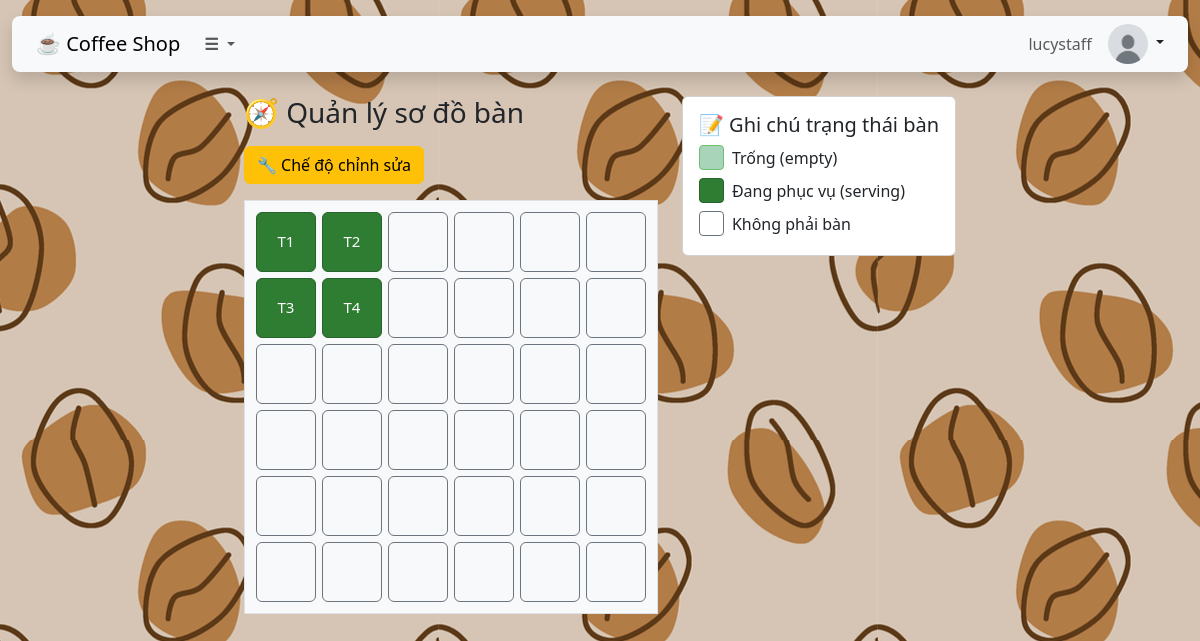
Screenshot of /TableController/manageTableLayout (signed in) with the database file from the repository.
### tables this page shows
CREATE TABLE TableLayout (
    layoutPosition VARCHAR(10) PRIMARY KEY NOT NULL,  
    tableNumber VARCHAR(10) NOT NULL,
    status ENUM('empty', 'serving', 'inactive') DEFAULT 'empty' NOT NULL
);

### core/Controller.php (called while the page is built, shortened)
<?php
class Controller {
    public function model($modelName) {
        return new $modelName;
    }
    public function view($viewPath, $data = []) {
        require_once __DIR__ . '/../app/views/' . $viewPath . '.php';
    }
}

### app/controllers/TableController.php (called while the page is built, shortened)
<?php
    class TableController extends Controller {
        public function manageTableLayout() {
            $tableModel = $this->model('Table');
            $positions = $tableModel->getAllLayout();
            $this->view('staff/manage_table_layout', ['table' => $positions]);
        }
    }
?>

### core/Database.php (called while the page is built, shortened)
<?php
class Database {
    private $host = "localhost";
    private $user = "root";
    private $pass = "";
    private $dbname = "coffee_shop";
    private $dbh;
    private $stmt;
    public function __construct() {
        $dsn = "mysql:host={$this->host};dbname={$this->dbname};charset=utf8";
        $options = [
            PDO::ATTR_ERRMODE            => PDO::ERRMODE_EXCEPTION,
            PDO::ATTR_DEFAULT_FETCH_MODE => PDO::FETCH_ASSOC
        ];
        try {
            $this->dbh = new PDO($dsn, $this->user, $this->pass, $options);
        } catch (PDOException $e) {
            die("Database Connection Failed: " . $e->getMessage());
        }
    }
    public function query($sql) {
        $this->stmt = $this->dbh->prepare($sql);
    }
    public function execute() {
        return $this->stmt->execute();
    }
    public function resultSet() {
        $this->execute();
        return $this->stmt->fetchAll(PDO::FETCH_ASSOC);
    }
}

### app/models/Table.php (called while the page is built, shortened)
<?php
    class Table {
        private $db;
        public function __construct() {
            $this->db = new Database();
        }
        public function getAllLayout() {
            $this->db->query("SELECT * FROM TableLayout");
            return $this->db->resultSet();
        }
    }
?>

### app/views/staff/manage_table_layout.php (the view, shortened to what this page needs)
<?php
$tablesByPos = [];
foreach ($data['table'] as $table) {
    $tablesByPos[$table['layoutPosition']] = $table;
}
?>
<div class="container my-4 d-flex justify-content-center gap-4">
    <div>
        <h3 class="mb-3">🧭 Quản lý sơ đồ bàn</h3>
        <form id="layoutForm" method="POST" action="">
            <button type="button" class="btn btn-warning mb-3" id="toggleEdit">🔧 Chế độ chỉnh sửa</button>
            <div class="border p-2 bg-light">
                <?php for ($row = 0; $row < 6; $row++): ?>
                    <div class="d-flex justify-content-center">
                        <?php for ($col = 0; $col < 6; $col++):
                            $pos = "{$row}_{$col}";
                            $hasTable = isset($tablesByPos[$pos]) && $tablesByPos[$pos]['status'] !== 'inactive';
                            $status = $hasTable ? $tablesByPos[$pos]['status'] : null;
                            $tableNumber = $hasTable ? $tablesByPos[$pos]['tableNumber'] : "";
                            $btnClass = "btn-outline-secondary";
                            if ($status === 'empty') $btnClass = "btn-empty";
                            elseif ($status === 'serving') $btnClass = "btn-serving";
                        ?>
                            <div class="table-wrapper">
                                <div class="btn <?= $btnClass ?> table-cell" data-pos="<?= $pos ?>">
                                    <?= htmlspecialchars($tableNumber) ?>
                                </div>
                            </div>
                        <?php endfor; ?>
                    </div>
                <?php endfor; ?>
            </div>
        </form>
    </div>
    <div class="card" style="min-width: 160px; height: 160px;">
        <div class="card-body">
            <h5 class="card-title">📝 Ghi chú trạng thái bàn</h5>
            <div class="d-flex align-items-center mb-2">
                <div class="legend-box btn-empty me-2"></div>
                <div>Trống (empty)</div>
            </div>
            <div class="d-flex align-items-center mb-2">
                <div class="legend-box btn-serving me-2"></div>
                <div>Đang phục vụ (serving)</div>
            </div>
            <div class="d-flex align-items-center mb-2">
                <div class="legend-box btn-outline-secondary me-2"></div>
                <div>Không phải bàn</div>
            </div>
        </div>
    </div>
</div>

### public/css/style.css (style rules this page uses)
body { background-image: url('/cnpm-final/public/images/other/background.png'); background-size: auto; background-repeat: repeat; background-position: 0 0; }

### app/views/staff/manage_table_layout.php (style rules this page uses)
.table-wrapper { width: 60px; height: 60px; margin: 3px; display: inline-block; }
.table-cell { width: 100%; height: 100%; font-size: 15px; font-weight: 500; padding: 0; display: flex; justify-content: center; align-items: center; }
.btn-empty { background-color: #a8d5ba; color: #004d40; border: 1px solid #6fbf73; }
.btn-serving { background-color: #2e7d32; color: white; border: 1px solid #27632a; }
.legend-box { width: 25px; height: 25px; border-radius: 4px; border: 1px solid transparent; }
.legend-box.btn-empty { background-color: #a8d5ba; border-color: #6fbf73; }
.legend-box.btn-serving { background-color: #2e7d32; border-color: #27632a; }
.legend-box.btn-outline-secondary { background-color: transparent; border-color: #6c757d; }

### rows the page displays
tablelayout: tableNumber "T1"
tablelayout: tableNumber "T2"
tablelayout: tableNumber "T3"
tablelayout: tableNumber "T4"

### other values shown
$_SESSION['username'] "lucystaff"
